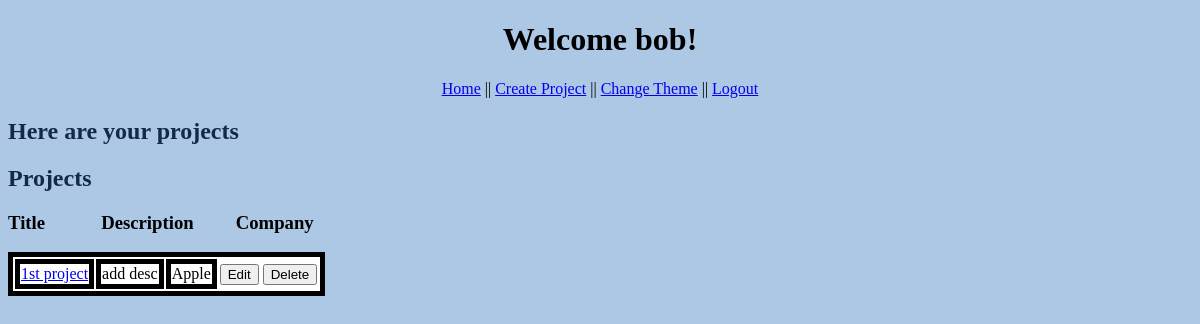
Page /projects (signed in) on the earlier database version.
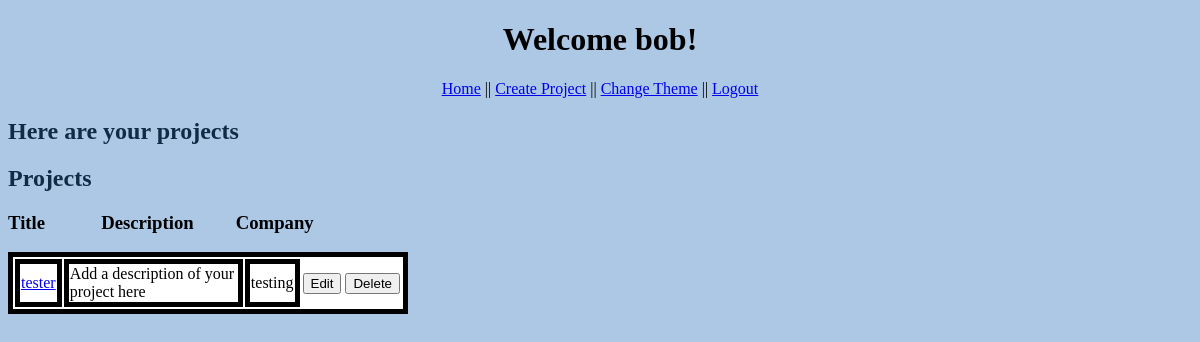
Same page on the later database version.
### models.py (models this page shows, shortened)
class Project(db.Model):
    id = db.Column('id', db.Integer, primary_key = True)
    title = db.Column('title', db.String(200))
    detail = db.Column('detail', db.String(1000))
    company_name = db.Column('company_name', db.String(100))

### app.py (the view)
@app.route('/')
@app.route('/index')
@app.route('/projects') # can delete this later if needed
def index():
    if session.get('user'):
        projects = find_projects()
        return render_template("index.html", user=session['user'], user_projects=projects, theme=session['user_theme'])
    return redirect(url_for('login'))

### models.py (called while the page is built)
def find_projects():
    return db.session.query(Project).all()

### templates/index.html (shortened to what this page needs)
<!DOCTYPE html>
<html lang="en">
    <head>
        {% if theme == 1 %}
            <link rel="stylesheet" href="{{ url_for('static', filename='main.css')}}">
        {% else %}
            <link rel="stylesheet" href="{{ url_for('static', filename='second.css')}}">
        {% endif %}
    </head>
    <body>
        <h1>Welcome {{user}}!</h1>
        <nav>
            <a href="{{ url_for('index') }}">Home</a> ||
            <a href="{{ url_for('new_project') }}">Create Project</a> ||
            <a href="{{ url_for('change_style', theme_id=theme) }}" method = "get">Change Theme</a> ||
            <a href="{{ url_for('logout') }}">Logout</a>
        </nav>
        <h2>Here are your projects</h2>
        <h2>Projects</h2>
        <h3>
            Title&emsp;&emsp;&emsp;Description
            &emsp;&emsp;Company
        </h3>
        <div class="box">
            <table class="insideBox">
                {% for project in user_projects %}
                <tr>
                    <td class="tableRow"><a href="{{ url_for('get_project', project_id=project.id) }}">{{project.title}}</a></td>
                    <td class="tableRow">{{project.detail}}</a></td>
                    <td class="tableRow">{{project.company_name}}</a></td>
                    <td>
                        <form action="{{url_for('edit_project',project_id=project.id)}}" method = "get">
                            <input type="submit" value="Edit">
                        </form>
                    </td>
                    <td>
                        <form action="{{url_for('delete_project',project_id=project.id)}}" method = "post">
                            <input type="submit" value="Delete">
                        </form>
                    </td>
                </tr>
                {% endfor %}
            </table>
        </div>
    </body>
</html>

Differences in the rows shown:
removed Project: title "1st project", detail "add desc", company_name "Apple"
added Project: title "tester", detail "Add a description of your project here", company_name "testing"
